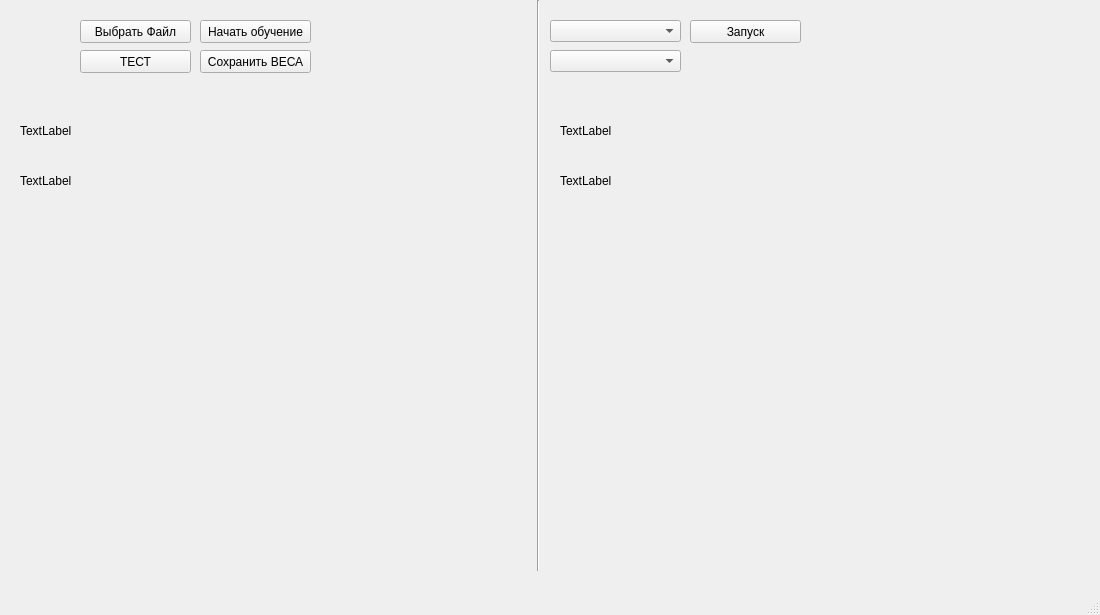
<?xml version="1.0" encoding="UTF-8"?>
<ui version="4.0">
 <class>MainWindow</class>
 <widget class="QMainWindow" name="MainWindow">
  <property name="geometry">
   <rect>
    <x>0</x>
    <y>0</y>
    <width>1100</width>
    <height>615</height>
   </rect>
  </property>
  <property name="windowTitle">
   <string>MainWindow</string>
  </property>
  <widget class="QWidget" name="centralwidget">
   <widget class="QPushButton" name="pushButton">
    <property name="geometry">
     <rect>
      <x>80</x>
      <y>20</y>
      <width>111</width>
      <height>23</height>
     </rect>
    </property>
    <property name="text">
     <string>Выбрать Файл</string>
    </property>
   </widget>
   <widget class="QLabel" name="label">
    <property name="geometry">
     <rect>
      <x>20</x>
      <y>110</y>
      <width>481</width>
      <height>41</height>
     </rect>
    </property>
    <property name="text">
     <string>TextLabel</string>
    </property>
   </widget>
   <widget class="QLabel" name="label_2">
    <property name="geometry">
     <rect>
      <x>20</x>
      <y>160</y>
      <width>481</width>
      <height>41</height>
     </rect>
    </property>
    <property name="text">
     <string>TextLabel</string>
    </property>
   </widget>
   <widget class="QLabel" name="label_3">
    <property name="geometry">
     <rect>
      <x>560</x>
      <y>160</y>
      <width>481</width>
      <height>41</height>
     </rect>
    </property>
    <property name="text">
     <string>TextLabel</string>
    </property>
   </widget>
   <widget class="QLabel" name="label_4">
    <property name="geometry">
     <rect>
      <x>560</x>
      <y>110</y>
      <width>481</width>
      <height>41</height>
     </rect>
    </property>
    <property name="text">
     <string>TextLabel</string>
    </property>
   </widget>
   <widget class="QPushButton" name="pushButton_2">
    <property name="geometry">
     <rect>
      <x>200</x>
      <y>20</y>
      <width>111</width>
      <height>23</height>
     </rect>
    </property>
    <property name="text">
     <string>Начать обучение</string>
    </property>
   </widget>
   <widget class="QPushButton" name="pushButton_3">
    <property name="geometry">
     <rect>
      <x>690</x>
      <y>20</y>
      <width>111</width>
      <height>23</height>
     </rect>
    </property>
    <property name="text">
     <string>Запуск</string>
    </property>
   </widget>
   <widget class="QPushButton" name="pushButton_4">
    <property name="geometry">
     <rect>
      <x>200</x>
      <y>50</y>
      <width>111</width>
      <height>23</height>
     </rect>
    </property>
    <property name="text">
     <string>Сохранить ВЕСА</string>
    </property>
   </widget>
   <widget class="Line" name="line">
    <property name="geometry">
     <rect>
      <x>523</x>
      <y>0</y>
      <width>31</width>
      <height>571</height>
     </rect>
    </property>
    <property name="orientation">
     <enum>Qt::Vertical</enum>
    </property>
   </widget>
   <widget class="QComboBox" name="comboBox">
    <property name="geometry">
     <rect>
      <x>550</x>
      <y>20</y>
      <width>131</width>
      <height>22</height>
     </rect>
    </property>
   </widget>
   <widget class="QComboBox" name="comboBox_2">
    <property name="geometry">
     <rect>
      <x>550</x>
      <y>50</y>
      <width>131</width>
      <height>22</height>
     </rect>
    </property>
   </widget>
   <widget class="QPushButton" name="pushButton_5">
    <property name="geometry">
     <rect>
      <x>80</x>
      <y>50</y>
      <width>111</width>
      <height>23</height>
     </rect>
    </property>
    <property name="text">
     <string>ТЕСТ</string>
    </property>
   </widget>
   <widget class="PlotWidget" name="widget_4" native="true">
    <property name="geometry">
     <rect>
      <x>80</x>
      <y>220</y>
      <width>381</width>
      <height>291</height>
     </rect>
    </property>
   </widget>
   <widget class="PlotWidget" name="widget_5" native="true">
    <property name="geometry">
     <rect>
      <x>610</x>
      <y>220</y>
      <width>381</width>
      <height>291</height>
     </rect>
    </property>
   </widget>
  </widget>
  <widget class="QMenuBar" name="menubar">
   <property name="geometry">
    <rect>
     <x>0</x>
     <y>0</y>
     <width>1100</width>
     <height>21</height>
    </rect>
   </property>
  </widget>
  <widget class="QStatusBar" name="statusbar"/>
 </widget>
 <customwidgets>
  <customwidget>
   <class>PlotWidget</class>
   <extends>QWidget</extends>
   <header>pyqtgraph</header>
   <container>1</container>
  </customwidget>
 </customwidgets>
 <resources/>
 <connections/>
</ui>
